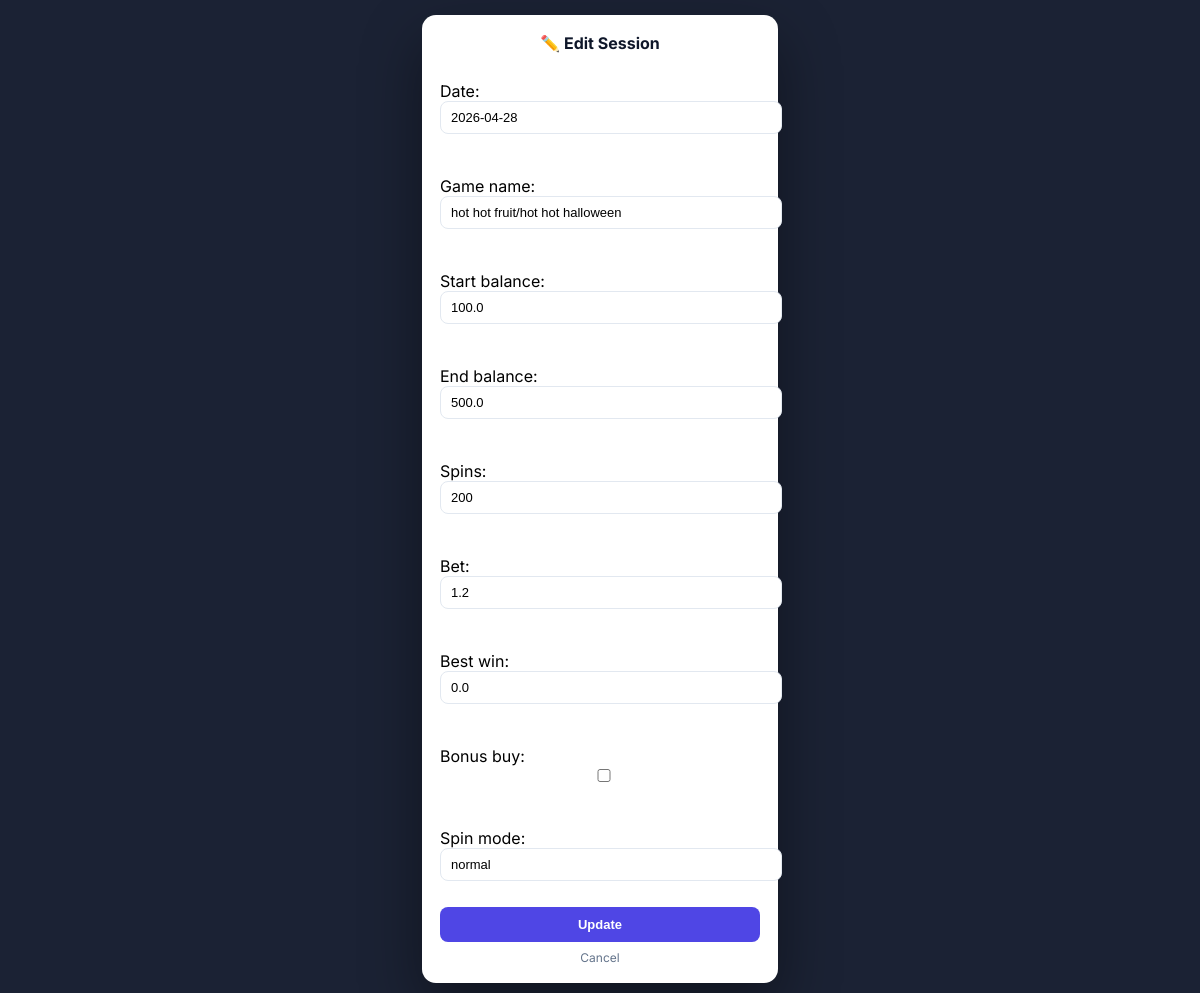
Screenshot of /edit/24/ (signed in) with the database file from the repository.
### dashboard/models.py (models this page shows, shortened)
class GamingSession(models.Model):
    user = models.ForeignKey(User, on_delete=models.CASCADE, null = True)
    date = models.DateField()
    game_name = models.CharField(max_length=100)
    time_played = models.CharField(max_length=20)
    start_balance = models.FloatField()
    end_balance = models.FloatField()
    profit = models.FloatField(blank= True, null= True)
    spins = models.IntegerField()
    bet = models.FloatField()
    best_win = models.FloatField()
    bonus_buy = models.BooleanField(default=False)
    spin_mode = models.CharField(max_length=50)
    video_name = models.CharField(max_length=100, blank=True)
    created_at = models.DateTimeField(auto_now_add=True)

### dashboard/views.py (the view)
# urls.py: path('edit/<int:id>/', views.edit_session, name='edit_session'),
@login_required
def edit_session(request, id):
    session = get_object_or_404(GamingSession, id=id, user=request.user)
    form = GamingSessionForm(request.POST or None, instance=session)
    if form.is_valid():
        obj = form.save(commit=False)
        obj.user = request.user
        obj.save()
        return redirect('dashboard')
    return render(request, 'dashboard/editSession.html', {'form': form})

### dashboard/forms.py
class GamingSessionForm(forms.ModelForm):
    class Meta:
        model = GamingSession
        fields = [
            'date',
            'game_name',
            'start_balance',
            'end_balance',
            'spins',
            'bet',
            'best_win',
            'bonus_buy',
            'spin_mode',
        ]

### dashboard/templates/dashboard/editSession.html (shortened to what this page needs)
<!DOCTYPE html>
<html lang="en">
<head>
</head>
<body>
<div class="card">
    <h3>✏️ Edit Session</h3>
    <form method="POST">
        {{ form.as_p }}
        <button type="submit">Update</button>
    </form>
    <a href="{% url 'dashboard' %}" class="back">Cancel</a>
</div>
</body>
</html>

### dashboard/templates/dashboard/editSession.html (style rules this page uses)
body { margin: 0; font-family: 'Inter', sans-serif; background: rgba(15, 23, 42, 0.95); min-height: 100vh; display: flex; align-items: center; justify-content: center; padding: 15px; box-sizing: border-box; }
.card { width: 100%; max-width: 320px; background: #ffffff; border-radius: 14px; padding: 18px; box-shadow: 0 25px 60px rgba(0,0,0,0.4); }
.card h3 { margin: 0 0 12px 0; font-size: 16px; text-align: center; color: #0f172a; }
form { display: flex; flex-direction: column; gap: 10px; }
input, select, textarea { width: 100%; padding: 8px 10px; border: 1px solid #e2e8f0; border-radius: 8px; font-size: 13px; outline: none; }
button { background: #4f46e5; color: white; border: none; padding: 10px; border-radius: 8px; font-size: 13px; font-weight: 600; cursor: pointer; transition: 0.2s; }
.back { display: block; text-align: center; margin-top: 8px; font-size: 12px; color: #64748b; text-decoration: none; }

### rows the page displays
GamingSession: date "2026-04-28", game_name "hot hot fruit/hot hot halloween", start_balance "100.0", end_balance "500.0", spins "200", bet "1.2", best_win "0.0", spin_mode "normal"
